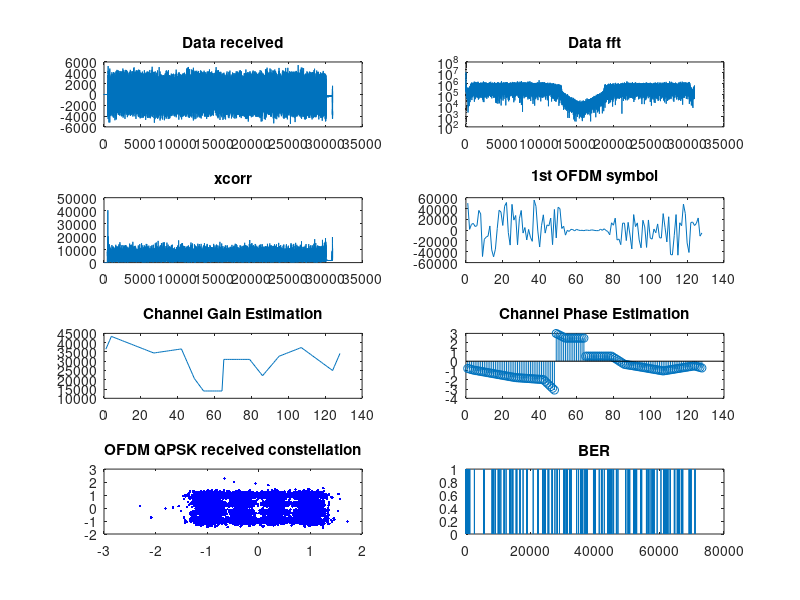
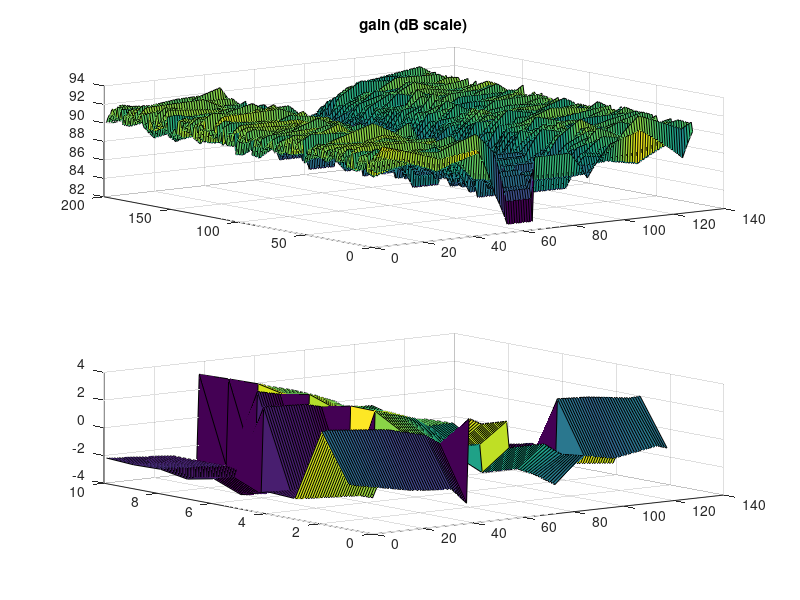
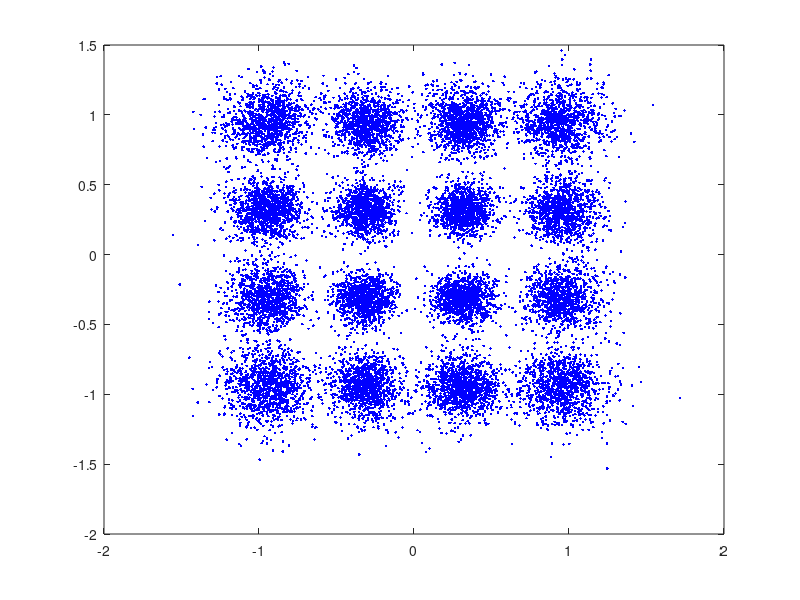
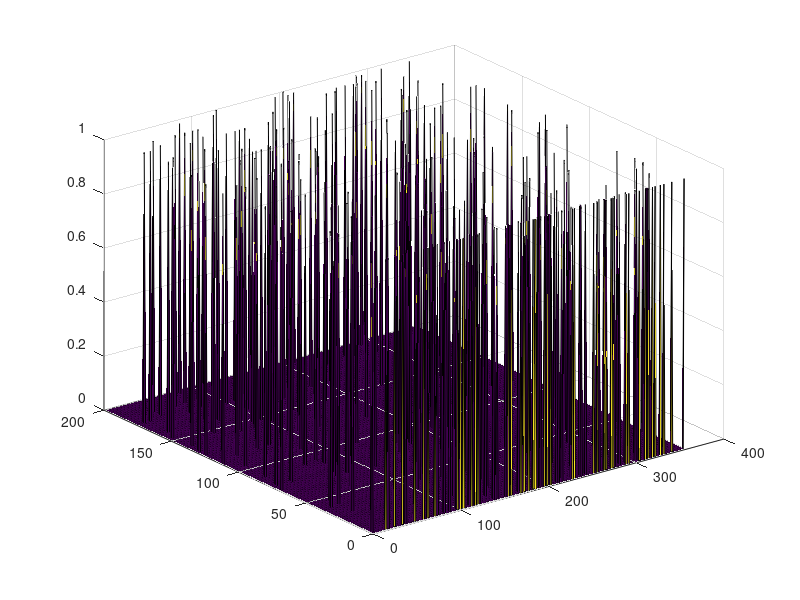

Write the MATLAB code that produced these figures, in order.
% harness.m
% For more information search for "README:" in harness.cpp.

clear all;
close all;

% Read data from file
%load('rx_data_23.mat'
load('tx_data_cpp.mat')
load('dData.mat')


N_samps=31000;
fid1=fopen('received0.dat','r');
x_rec=fread(fid1, 2*N_samps,'short');
fclose(fid1);

received_data= zeros(1,N_samps);
count = 1;
for i=1:2:2*N_samps
    received_data(count) = complex(x_rec(i),x_rec(i+1));
    count = count+1;
end

%save('testCPP.mat','received_data')

figure(1)
subplot(4,2,1)
plot(real(received_data))
title('Data received')
subplot(4,2,2)
semilogy(abs(fft(received_data)))
title('Data fft')


  %load cross correlation:  
  fid1=fopen('xcorr.dat','r');
  xcorrAbs=fread(fid1, N_samps,'double');
  fclose(fid1);

  length(xcorrAbs);

  figure(1)
  subplot(4,2,3)
  plot(xcorrAbs);
  title('xcorr')

  %load OFDM symbols corrected and without CP:
  
 fid=fopen('ofdm_cp.dat','r');
 temp=fread(fid,2*nr_car*nr_OFDM_symbols,'double');
 fclose(fid); 

 count=1; 
 dataOFDM_cpp=zeros(nr_OFDM_symbols,nr_car);
 for i=1:nr_OFDM_symbols
    for k=1:nr_car
        dataOFDM_cpp(i,k)=complex(temp(count),temp(count+1));   
        count=count+2;
    end
 end
 
  figure(1)
  subplot(4,2,4)
  plot(real((dataOFDM_cpp(1,:))));
  title('1st OFDM symbol')

  %load received Pilot gain:
  
 fid=fopen('rx_pilot_gain.dat','r');
 temp=fread(fid,length_pilot*nr_OFDM_symbols,'double');
 fclose(fid); 

 count=1; 
 pilot_gain=zeros(nr_OFDM_symbols,length_pilot);
 for i=1:nr_OFDM_symbols
    for k=1:length_pilot
        pilot_gain(i,k)=temp(count);   
        count=count+1;
    end
 end
 
 %load received Pilot phase:
  
 fid=fopen('rx_pilot_phase.dat','r');
 temp=fread(fid,length_pilot*nr_OFDM_symbols,'double');
 fclose(fid); 

 count=1; 
 pilot_phase=zeros(nr_OFDM_symbols,length_pilot);
 for i=1:nr_OFDM_symbols
    for k=1:length_pilot
        pilot_phase(i,k)=temp(count);   
        count=count+1;
    end
 end
 
 
 fid=fopen('cons_ofdm.dat','r');
 temp=fread(fid,2*nr_used_car*nr_OFDM_symbols,'double');
 fclose(fid); 

 count=1; 
 consOFDM_cpp=zeros(nr_OFDM_symbols,nr_used_car);
 for i=1:nr_OFDM_symbols
    for k=1:nr_used_car
        consOFDM_cpp(i,k)=complex(temp(count),temp(count+1));   
        count=count+2;
    end
 end
 
 %load filtered Pilot gain:
  
 fid=fopen('filt_pilot_gain.dat','r');
 temp=fread(fid,length_pilot*nr_OFDM_symbols,'double');
 fclose(fid); 

 count=1; 
 filt_pilot_gain=zeros(nr_OFDM_symbols,length_pilot);
 for i=1:nr_OFDM_symbols
    for k=1:length_pilot
        filt_pilot_gain(i,k)=temp(count);   
        count=count+1;
    end
 end
 
 %load filtered Phase gain:
  
 fid=fopen('filt_pilot_phase.dat','r');
 temp=fread(fid,length_pilot*nr_OFDM_symbols,'double');
 fclose(fid); 

 count=1; 
 filt_pilot_phase=zeros(nr_OFDM_symbols,length_pilot);
 for i=1:nr_OFDM_symbols
    for k=1:length_pilot
        filt_pilot_phase(i,k)=temp(count);   
        count=count+1;
    end
 end
 
 
 %load interp Pilot gain:
  
 fid=fopen('int_pilot_gain.dat','r');
 temp=fread(fid,nr_car*nr_OFDM_symbols,'double');
 fclose(fid); 

 count=1; 
 int_pilot_gain=zeros(nr_OFDM_symbols,nr_car);
 for i=1:nr_OFDM_symbols
    for k=1:nr_car
        int_pilot_gain(i,k)=temp(count);   
        count=count+1;
    end
 end
 
  figure(1)
  subplot(4,2,5)
  plot(int_pilot_gain(1,:))
  title('Channel Gain Estimation')

  figure(2)
  subplot(2,1,1)
  surf(20*log10(int_pilot_gain))
  title('gain (dB scale)')
 
 %load interp Phase gain:
  
 fid=fopen('int_pilot_phase.dat','r');
 temp=fread(fid,nr_car*nr_OFDM_symbols,'double');
 fclose(fid); 

 count=1; 
 int_pilot_phase=zeros(nr_OFDM_symbols,nr_car);
 for i=1:nr_OFDM_symbols
    for k=1:nr_car
        int_pilot_phase(i,k)=temp(count);   
        count=count+1;
    end
 end
 
  figure(1)
  subplot(4,2,6)
  stem(int_pilot_phase(1,:))
  title('Channel Phase Estimation')
  
  figure(2)
  subplot(2,1,2)
  surf(int_pilot_phase(1:10,:))
 
  %load OFDM symbols corrected and without CP:
  
 fid=fopen('qpsk_data.dat','r');
 temp=fread(fid,2*nr_used_car*nr_OFDM_symbols,'double');
 fclose(fid); 

 count=1; 
 data_qpsk=zeros(nr_OFDM_symbols,nr_used_car);
 for i=1:nr_OFDM_symbols
    for k=1:nr_used_car
        data_qpsk(i,k)=complex(temp(count),temp(count+1));   
        count=count+2;
    end
 end
 
  figure(1)
  subplot(4,2,7)
  plot(reshape(data_qpsk(1:end,:),1,nr_used_car*nr_OFDM_symbols),'.b')
  title('OFDM QPSK received constellation')
 
  figure(3)
  %plot(reshape(data_qpsk(20:end,1:46),1,24978),'.b')
  plot(reshape(data_qpsk(3:end,1:end),1,nr_used_car*nr_OFDM_symbols-2*nr_used_car),'.b') 
  %load binary data:
  
 fid=fopen('dataBin.dat','r');
 temp=fread(fid, 4*nr_used_car*nr_OFDM_symbols,'short');
 fclose(fid); 
 
 count=1; 
 data_B_cpp=zeros(nr_OFDM_symbols,4*nr_used_car);
 data_B_trans=zeros(nr_OFDM_symbols,4*nr_used_car);
 for i=1:nr_OFDM_symbols
    for k=1:4*nr_used_car
        data_B_cpp(i,k)=temp(count);
        data_B_trans(i,k)=dataT(count);
        count=count+1;
    end
 end
 
 figure(4)
 surf(abs(data_B_cpp-data_B_trans));
 

 rx_data_bin=temp;
 
 error=(abs(dataT(1:4*nr_used_car*nr_OFDM_symbols).'-rx_data_bin));
 BER=sum(error)/length(rx_data_bin)
 
 figure(1)
  subplot(4,2,8)
  plot(error)
  title('BER')
  
  data_rate=(1-BER)*(length(rx_data_bin)/29468)*25;
        ['Data rate: ', num2str(data_rate), 'Mbits/s']


